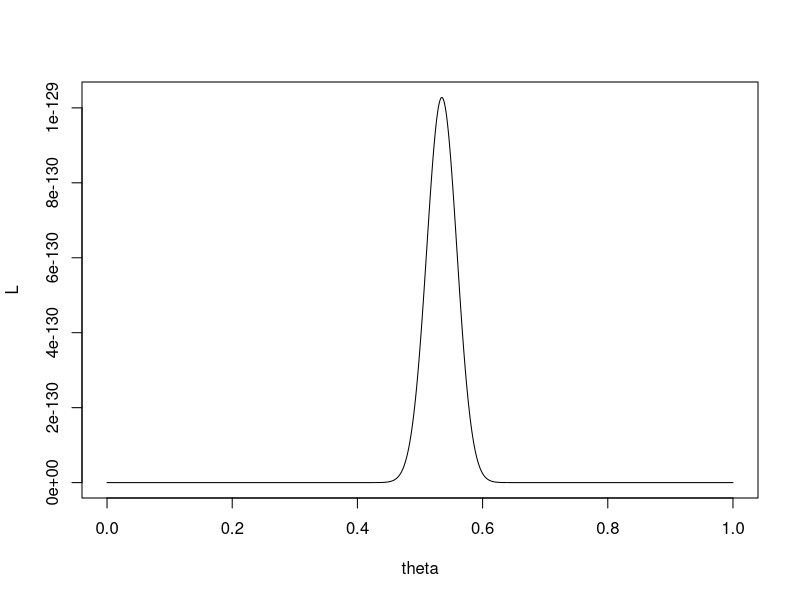
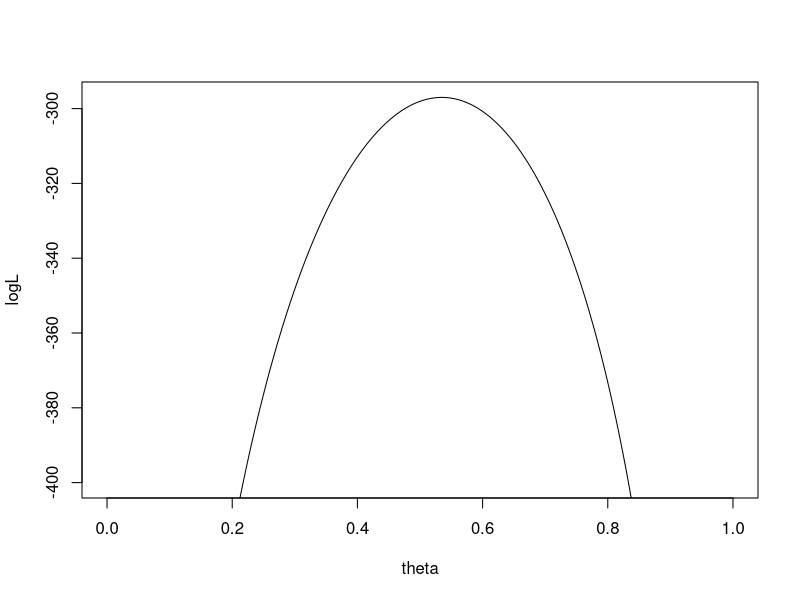
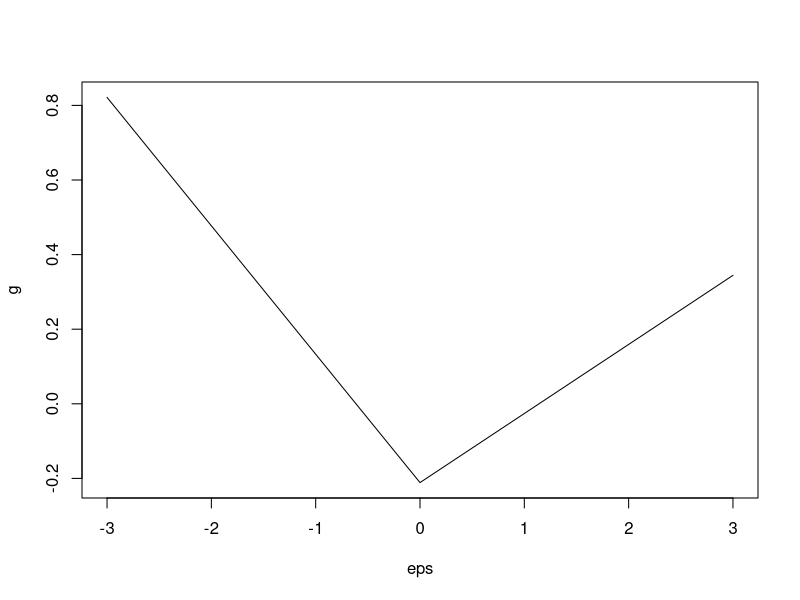
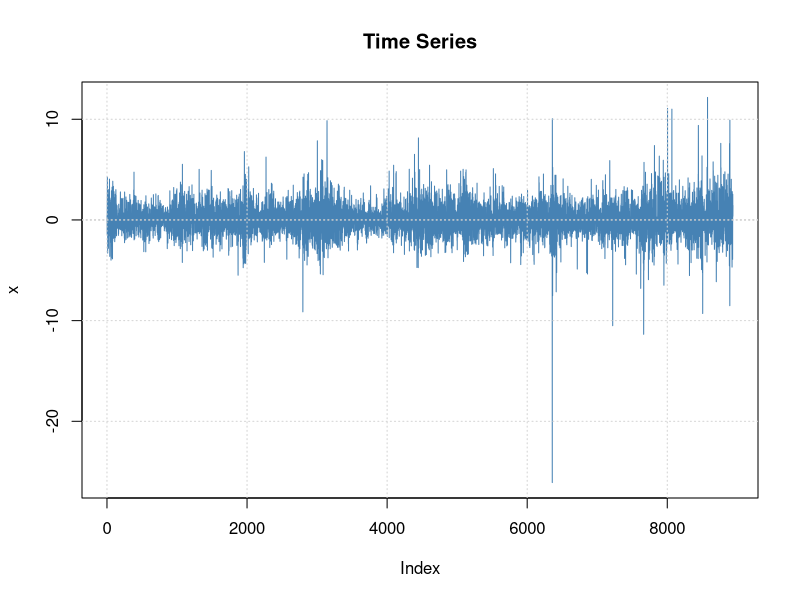
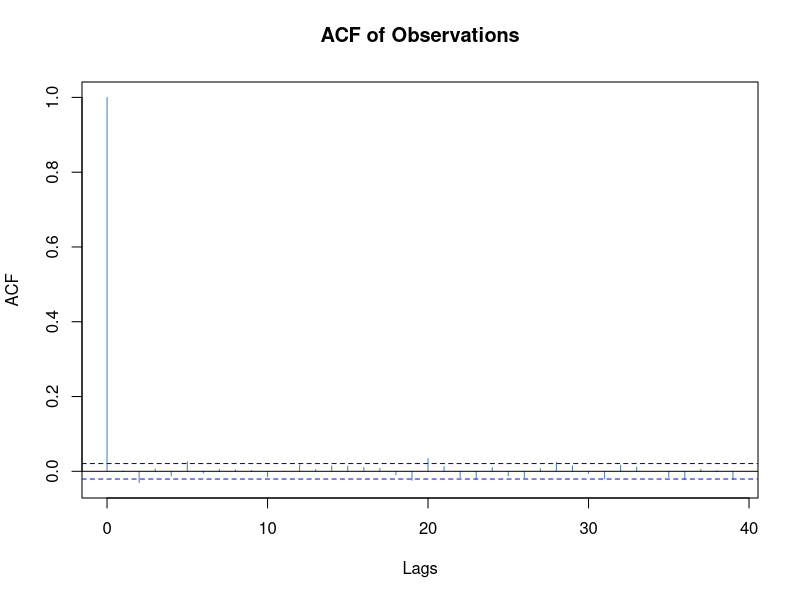
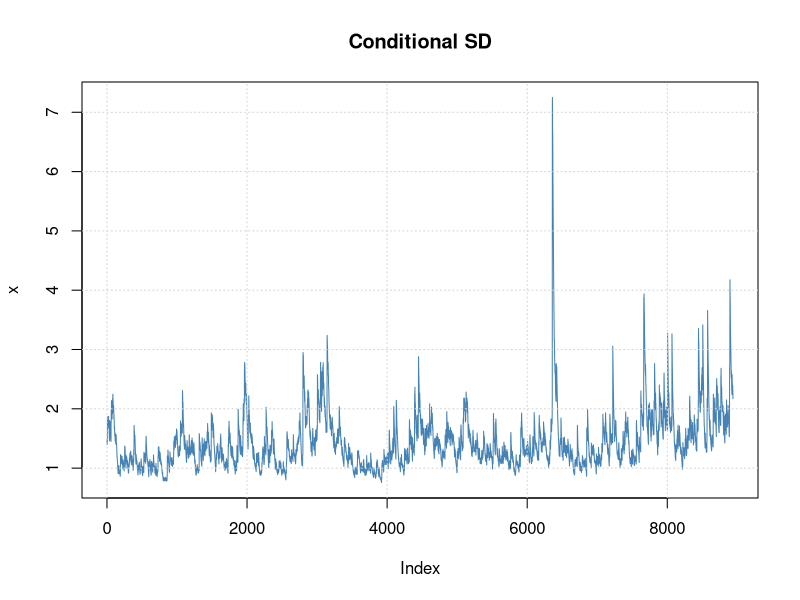
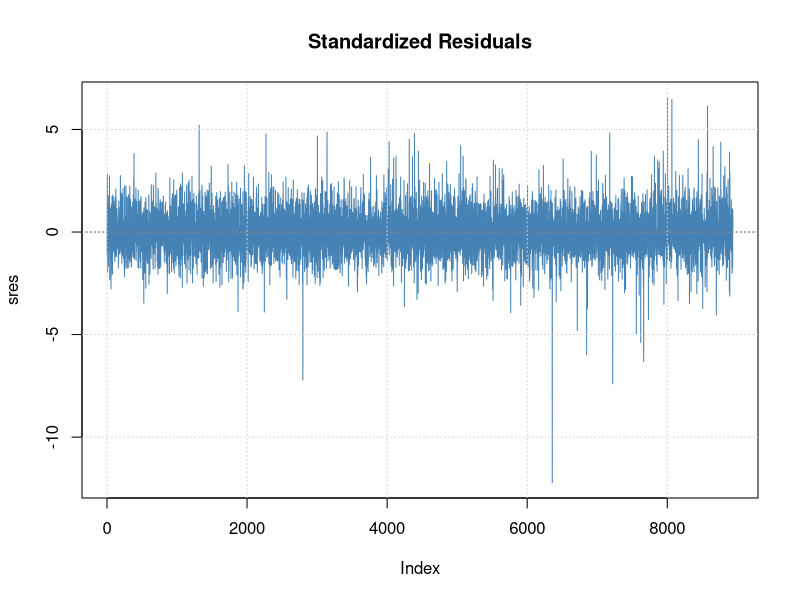
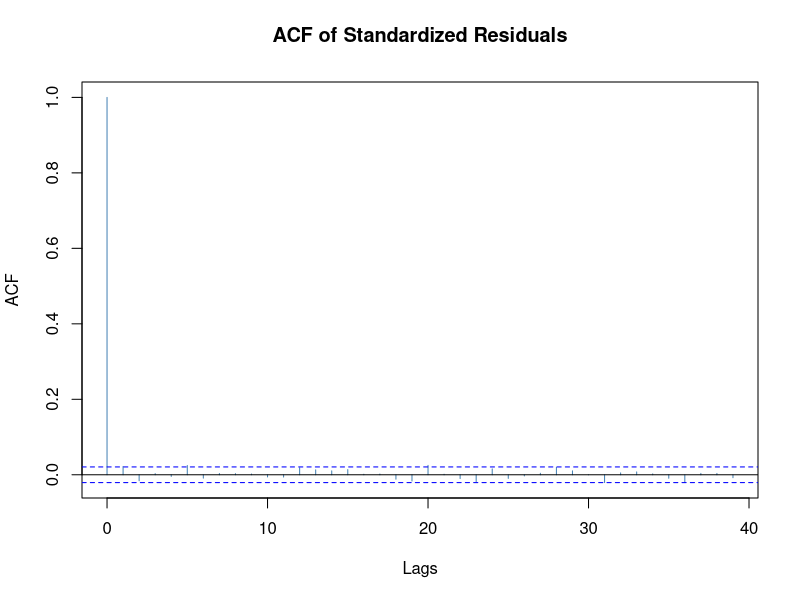

Generate these figures, in order, with R:
## ---- chunk 1
n_0 = 200; n_1 = 230; theta = seq(0, 1, by=0.001)
L = theta^n_1 * (1-theta)^n_0
plot(theta, L, type='l')
## ---- chunk 2
logL = n_1 * log(theta) + n_0 * log(1-theta)
plot(theta, logL, type='l', ylim=c(-400, max(logL)))
## ---- chunk 3
eps = seq(-3, 3, by=0.01)
theta = -0.0795; gamma = 0.2647
g = theta * eps + gamma * (abs(eps) - sqrt(2/pi))
plot(eps, g, type='l')
## ---- chunk 4
library(fGarch)
# Séries IBM journalière, log rendements 1962-97
r = scan('d-ibmln.txt')

# GARCH(1, 1) gaussien
gn = garchFit(~garch(1,1), cond.dist='norm', data=r)

# mu_t : ARMA(1, 0), sigma_t : GARCH(1, 1) gaussien
agn = garchFit(~arma(1,0)+garch(1,1), cond.dist='norm', data=r)

# GARCH(1, 1) t de Student
gt = garchFit(~garch(1,1), cond.dist='std', data=r)

# GARCH(1, 1) t de Student avec asymétrie
gst = garchFit(~garch(1,1), cond.dist='sstd', data=r)
## ---- chunk 5
plot(gn, which=1)
## ---- chunk 6
plot(gn, which=4)
## ---- chunk 7
plot(gn, which=2)
## ---- chunk 8
plot(gn, which=9)
## ---- chunk 9
plot(gn, which=10)
## ---- chunk 10
acf(r^2)
## ---- chunk 11
plot(gn, which=11)
## ---- chunk 12
plot(gn, which=13)
## ---- chunk 13
plot(gt, which=9)
## ---- chunk 14
plot(gt, which=13)
## ---- chunk 15
plot(gst, which=13)
